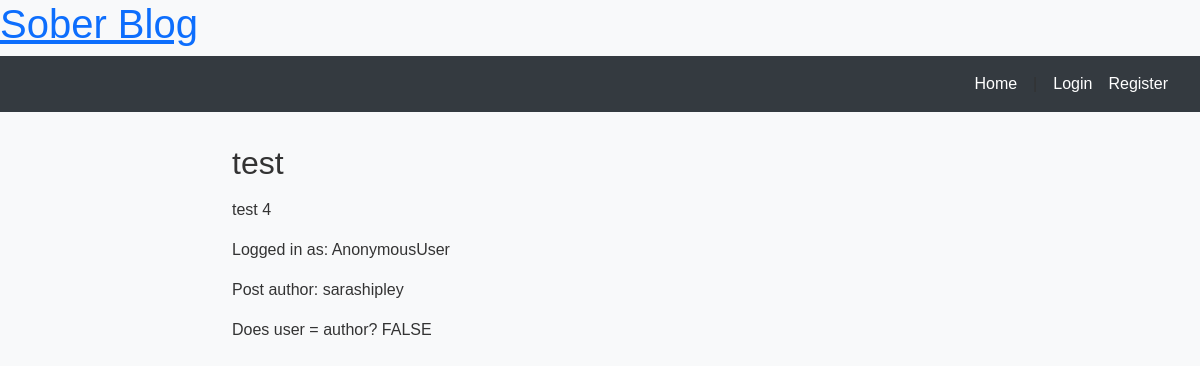
The app's page /post/4/ with its own data.
### blog/models.py (models this page shows, shortened)
class Post(models.Model):
    title = models.CharField(max_length=200)
    content = models.TextField()
    created_at = models.DateTimeField(auto_now_add=True)
    author = models.ForeignKey(User, on_delete=models.CASCADE)

### blog/views.py (the view)
# urls.py: path('post/<int:post_id>/', views.post_detail, name='post_detail'),
def post_detail(request, post_id):
    post = get_object_or_404(Post, id=post_id)
    return render(request, 'blog/post_detail.html', {'post': post})

### blog/templates/blog/post_detail.html (shortened to what this page needs)
{% extends "blog/base.html" %}
{% block content %}
  <h2>{{ post.title }}</h2>
  <p>{{ post.content|linebreaks }}</p>
  <p> Logged in as: {{ user }}</p>
  <p> Post author: {{ post.author }}</p>
  {% if user == post.author %}
    <p>Does user = author? TRUE</p>
  {% else %}
    <p>Does user = author? FALSE</p>
  {% endif %}
{% endblock %}

### static/css/style.css (style rules this page uses)
body { font-family: 'Helvetica', sans-serif; margin: 0; padding: 0; background-color: #f8f9fa; color: #333; }

### records on screen
Post: title "test", content "test 4", author "sarashipley"

### other values on screen
{{ user }} "AnonymousUser"
